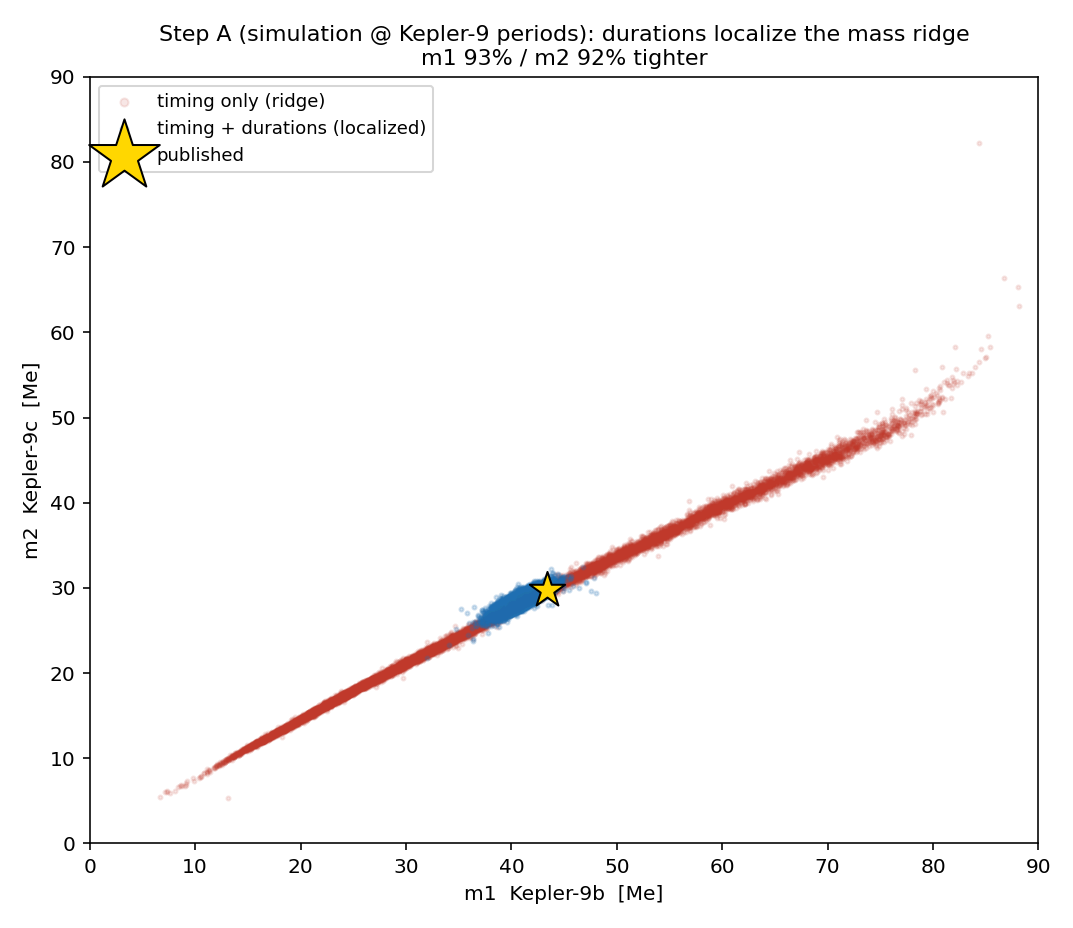

This chart was generated by the following Python code:
"""
Kepler-9 durations, STEP A (torch env, REBOUND): a self-consistent SIMULATION demonstration of
what transit durations buy at Kepler-9's geometry. jaxttv has no durations, so we use our REBOUND
simulator (simulator.py) reconfigured to Kepler-9's real PERIODS (19.246/38.950 d), and compare
two amortized flows on the same systems:
    timing-only        (97-D O-C)
    timing + durations (97 O-C + 97 duration anomalies = 194-D)
The timing-only fit reproduces the mass-ratio RIDGE we saw on the REAL data (kepler9_fit.py);
adding durations should LOCALIZE the mass along it. This is the honest "what durations would do
for Kepler-9" step, self-consistent so no duration-realism confound. (Step B = real TDV fit.)

Note: uses a representative phase (PHASE2 default), not Kepler-9's exact resonant phase, so absolute
TTV amplitudes are illustrative; the durations-vs-timing comparison is the point. Writes
kepler9_durations_sim.png + json.
"""
import numpy as np, torch
import matplotlib; matplotlib.use("Agg")
import matplotlib.pyplot as plt
import simulator as S
from flow import NPEFlow

# ---- reconfigure REBOUND for Kepler-9 geometry ----
S.P1 = 19.2463 * S.DAY
S.BASELINE = 1560.0 * S.DAY
S.STEP = S.P1 / 60.0
S.N_TRANSITS_1, S.N_TRANSITS_2 = 64, 33
S.FEATURE_DIM = 97; S.DURATION_DIM = 97; S.FEATURE_DIM_FULL = 194
PC = 38.9498 * S.DAY
NT = S.N_TRANSITS_1 + S.N_TRANSITS_2            # 97
M_LO, M_HI, EMAX = 5.0, 80.0, 0.15
TIME_NOISE, DUR_NOISE = 1.0, 3.0
N_TRAIN, N_VAL = 16000, 3000
EPOCHS, BATCH, LR = 300, 256, 1e-3
DEVICE = "cuda" if torch.cuda.is_available() else "cpu"
PRIOR_STD = np.array([(M_HI-M_LO)/np.sqrt(12), (M_HI-M_LO)/np.sqrt(12), .075, .075, .075, .075])
PUBLISHED = np.array([43.4, 29.8])
THETA_TEST = np.array([43.4, 29.8, 0.06, 0.0, 0.05, 0.03])   # published masses, illustrative ecc


def sample_prior(n, rng):
    m1 = rng.uniform(M_LO, M_HI, n); m2 = rng.uniform(M_LO, M_HI, n)
    e1 = EMAX*np.sqrt(rng.uniform(0, 1, n)); w1 = rng.uniform(0, 2*np.pi, n)
    e2 = EMAX*np.sqrt(rng.uniform(0, 1, n)); w2 = rng.uniform(0, 2*np.pi, n)
    return np.stack([m1, m2, e1*np.cos(w1), e1*np.sin(w1), e2*np.cos(w2), e2*np.sin(w2)], 1)


def gen(n, seed):
    rng = np.random.default_rng(seed); th = sample_prior(n, rng)
    f = np.full((n, 194), np.nan)
    for i in range(0, n, 2000):
        sl = slice(i, min(i+2000, n))
        f[sl] = S.simulate(th[sl], p2=np.full(sl.stop-sl.start, PC), durations=True)
    ok = ~np.isnan(f).any(1)
    return th[ok], f[ok]


def train(feat_cols, Xtr_raw, th_tr, Xva_raw, th_va, seed=0):
    Xtr, Xva = Xtr_raw[:, feat_cols], Xva_raw[:, feat_cols]
    nv = np.where(np.array(feat_cols) < NT, TIME_NOISE, DUR_NOISE)
    f_mean, f_std = Xtr.mean(0), Xtr.std(0)+1e-8
    th_mean, th_std = th_tr.mean(0), th_tr.std(0)+1e-8
    rng = np.random.default_rng(seed+99)

    def prep(X, th):
        x = (X + rng.normal(0, 1, X.shape)*nv - f_mean)/f_std
        return (torch.tensor(x, dtype=torch.float32).to(DEVICE),
                torch.tensor((th-th_mean)/th_std, dtype=torch.float32).to(DEVICE))

    Xv, Yv = prep(Xva, th_va)
    torch.manual_seed(seed)
    flow = NPEFlow(in_dim=len(feat_cols), theta_dim=6).to(DEVICE)
    opt = torch.optim.Adam(flow.parameters(), lr=LR); sch = torch.optim.lr_scheduler.StepLR(opt, 100, .5)
    best, bs = np.inf, None
    for ep in range(EPOCHS):
        flow.train(); Xt, Yt = prep(Xtr, th_tr); p = torch.randperm(len(Xt)); Xt, Yt = Xt[p], Yt[p]
        for i in range(0, len(Xt), BATCH):
            opt.zero_grad(); l = flow.nll(Xt[i:i+BATCH], Yt[i:i+BATCH]); l.backward()
            torch.nn.utils.clip_grad_norm_(flow.parameters(), 5.0); opt.step()
        sch.step(); flow.eval()
        with torch.no_grad():
            v = flow.nll(Xv, Yv).item()
        if v < best:
            best, bs = v, {k: t.clone() for k, t in flow.state_dict().items()}
    flow.load_state_dict(bs)
    return flow, (f_mean, f_std, th_mean, th_std, nv), best


def posterior(flow, stats, feat_cols, feat_raw):
    f_mean, f_std, th_mean, th_std, nv = stats
    x = torch.tensor((feat_raw[feat_cols] - f_mean)/f_std, dtype=torch.float32, device=DEVICE).view(1, -1)
    with torch.no_grad():
        return flow.sample(x, n=15000).cpu().numpy()[0]*th_std + th_mean


print(f"Device: {DEVICE}. Kepler-9 durations Step A (REBOUND @ Kepler-9 periods).")
th_tr, F_tr = gen(N_TRAIN, 0); th_va, F_va = gen(N_VAL, 1)
print(f"  train {len(th_tr)}, val {len(th_va)} (usable after stability cut)")

cols_t = list(range(NT))              # timing only
cols_td = list(range(194))            # timing + durations
flow_t, st_t, nll_t = train(cols_t, F_tr, th_tr, F_va, th_va)
flow_td, st_td, nll_td = train(cols_td, F_tr, th_tr, F_va, th_va)
print(f"  val NLL: timing {nll_t:+.2f} -> timing+dur {nll_td:+.2f}")

# test system at published masses
rng = np.random.default_rng(7)
clean = S.simulate(THETA_TEST[None, :], p2=np.array([PC]), durations=True)[0]
obs = clean.copy()
obs[:NT] += rng.normal(0, TIME_NOISE, NT); obs[NT:] += rng.normal(0, DUR_NOISE, 194-NT)
pt = posterior(flow_t, st_t, cols_t, obs)
ptd = posterior(flow_td, st_td, cols_td, obs)
w_t = pt[:, :2].std(0)/PRIOR_STD[:2]; w_td = ptd[:, :2].std(0)/PRIOR_STD[:2]
tighten = (1 - w_td/w_t)*100
print(f"  test @ published masses: m1 tighten {tighten[0]:.0f}%, m2 tighten {tighten[1]:.0f}%")
print(f"    m1: timing {pt[:,0].mean():.1f}+/-{pt[:,0].std():.1f} -> +dur {ptd[:,0].mean():.1f}+/-{ptd[:,0].std():.1f} (pub 43.4)")
print(f"    m2: timing {pt[:,1].mean():.1f}+/-{pt[:,1].std():.1f} -> +dur {ptd[:,1].mean():.1f}+/-{ptd[:,1].std():.1f} (pub 29.8)")

fig, ax = plt.subplots(figsize=(7.4, 6.4))
ax.scatter(pt[:, 0], pt[:, 1], s=4, alpha=0.12, color="#c0392b", label="timing only (ridge)", rasterized=True)
ax.scatter(ptd[:, 0], ptd[:, 1], s=4, alpha=0.2, color="#1f6fb2", label="timing + durations (localized)", rasterized=True)
ax.scatter([PUBLISHED[0]], [PUBLISHED[1]], marker="*", s=340, color="gold", edgecolor="k", zorder=5, label="published")
ax.set_xlabel("m1  Kepler-9b  [Me]"); ax.set_ylabel("m2  Kepler-9c  [Me]")
ax.set_title(f"Step A (simulation @ Kepler-9 periods): durations localize the mass ridge\n"
             f"m1 {tighten[0]:.0f}% / m2 {tighten[1]:.0f}% tighter", fontsize=11)
ax.legend(fontsize=9, markerscale=2); ax.set_xlim(0, 90); ax.set_ylim(0, 90)
fig.tight_layout(); fig.savefig("kepler9_durations_sim.png", dpi=145)
print("  wrote kepler9_durations_sim.png")

import json
json.dump({"m1_tighten_pct": round(float(tighten[0]), 1), "m2_tighten_pct": round(float(tighten[1]), 1),
           "nll_timing": round(float(nll_t), 3), "nll_timing_dur": round(float(nll_td), 3),
           "test_theta": THETA_TEST.tolist(),
           "m1_timing": [round(float(pt[:,0].mean()),1), round(float(pt[:,0].std()),1)],
           "m1_dur": [round(float(ptd[:,0].mean()),1), round(float(ptd[:,0].std()),1)],
           "m2_timing": [round(float(pt[:,1].mean()),1), round(float(pt[:,1].std()),1)],
           "m2_dur": [round(float(ptd[:,1].mean()),1), round(float(ptd[:,1].std()),1)]},
          open("_kepler9_durations_sim.json", "w"), indent=2)
print("  wrote _kepler9_durations_sim.json")
